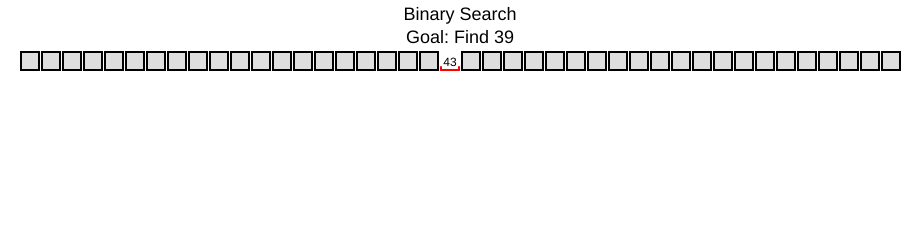
Frame 1 (no input)
Frame 60 (no input): identical to frame 1, image omitted
Frame 120 (the mouse pressed at the canvas centre since frame 60): identical to frame 1, image omitted

The p5.js sketch that drew this single still picture (run headless with seeded random() and noise() and a simulated clock; from frame 60 on, the mouse is pressed at the canvas centre):

// p5.js sketch
// ── sketch.js
let size = 18;
let slices = [];

function setup() {
  lower = createButton('Search lower half');
  lower.mousePressed(low);

  upper = createButton('Search upper half');
  upper.mousePressed(high);

  rev = createCheckbox("Show all numbers");
  
  resetBut = createButton('Reset');  
  resetBut.mousePressed(init);
  
  createCanvas(920, 240);
  strokeWeight(2);
  textAlign(CENTER);
  init();
}

function init() {
  let min = random(0, 40)
  let max = random(50, 100)
  list = [];
  slices = []
  for (let i = 0; i < 42; i++) {
    list.push(new Slot(30 + i * (size + 5), 30, int(random(min, max))))
  }
  list = list.sort((a, b) => {
    return a.val - b.val;
  })
  for (let i = 0; i < list.length; i++) {
    list[i].x = 30 + i * (size + 3);
  }
  mindex = 0;
  maxdex = list.length - 1;
  slices.push({
    mindex,
    maxdex
  });


  toFind = random(list).val
}

function draw() {
  background(255);
  fill(0)
  textSize(18)
  noStroke();
  text("Binary Search\nGoal: Find " + toFind, width / 2, 20);
  translate(0, 40)

  //drawList(list,30,30)

  for (let i = 0; i < slices.length; i++) {
    drawSlice(slices[i]);
    translate(0, 30)
  }

}

function drawList(list, x, y) {
  for (let i = 0; i < list.length; i++) {
    list[i].show();
  }
}

function drawSlice(slice) {
  let mindex = slice.mindex;
  let maxdex = slice.maxdex;
  let middex = mindex + int((maxdex - mindex) / 2);
  list[middex].reveal = true;
  for (let i = mindex; i <= maxdex; i++) {
    let ent = list[i];
    if (i == middex) {
      ent.tar();
    } else if (rev.checked() || keyIsDown(16)) {
      ent.show();
    } else {
      ent.blank();
    }
  }
}

function mousePressed() {
  for (let x of list) {
    if (x.containsMouse()) {
      x.reveal = true;
    }
  }
}

function low() {
  if (mindex >= maxdex)
    return
  let middex = mindex + int((maxdex - mindex) / 2);
  maxdex = middex - 1
  slices.push({
    mindex,
    maxdex
  });
}

function high() {
  if (mindex >= maxdex)
    return
  let middex = mindex + int((maxdex - mindex) / 2);
  mindex = middex + 1
  slices.push({
    mindex,
    maxdex
  });
}

function keyPressed() {
  if (keyCode == 37)
    low();
  if (keyCode == 39)
    high();

  if (keyCode == 38) {
    if (slices.length > 1) {
      slices.splice(slices.length - 1, 1)
      var c = slices[slices.length - 1];
      mindex = c.mindex;
      maxdex = c.maxdex;
    } else {
      init();
    }
  }
  if (keyCode == 32)
    init();
}


class Slot {
  constructor(x, y, val) {
    this.reveal = true;
    this.x = x;
    this.y = y;
    this.val = val
    this.size = 18;
  }

  show() {

    line(this.x - this.size / 2, this.y, this.x + this.size / 2, this.y);
    line(this.x - this.size / 2, this.y, this.x - this.size / 2, this.y - 3);
    line(this.x + this.size / 2, this.y, this.x + this.size / 2, this.y - 3);

    if (!this.reveal) {
      fill(222)

      rect(this.x - this.size / 2, this.y - this.size, this.size)
    } else {
      textSize(12)

      if (this.val != toFind)
        fill(0);
      else {
        fill(0, 0, 190)

        textSize(16)
      }
      noStroke()
      text(this.val, this.x, this.y - 4);
    }

    // noFill();
    // circle(this.centerPoint().x,this.centerPoint().y,20);

  }

  blank() {
    fill(222)
    stroke(0)
    rect(this.x - this.size / 2, this.y - this.size, this.size)
  }

  tar() {
    stroke(255, 0, 0)
    this.show()
  }

  centerPoint() {
    return createVector(this.x, this.y - this.size / 2);

  }

  containsMouse() {
    let cp = this.centerPoint();
    return cp.dist(createVector(mouseX, mouseY)) < 10;
  }

}
// ── style.css
html, body {
  margin: 0;
  padding: 0;
}
canvas {
  display: block;
}

button{
  font-size:12px;
}
